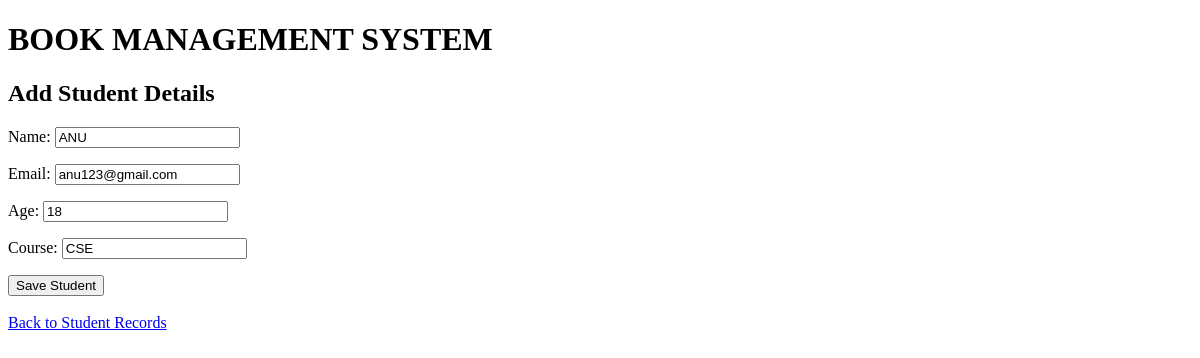
/edit/2/, run on an earlier commit of the app's database.
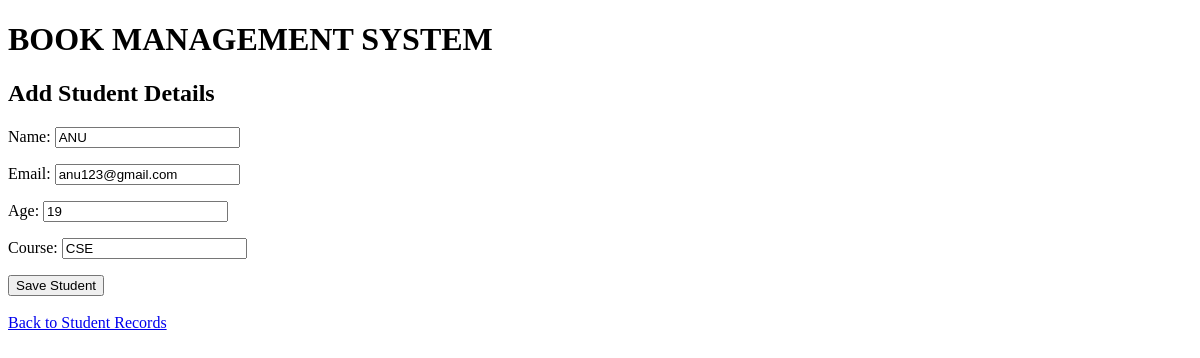
And on a later commit of the database.
### students/models.py (models this page shows, shortened)
class Student(models.Model):
    name = models.CharField(max_length=100)
    email = models.EmailField()
    age = models.IntegerField()
    course = models.CharField(max_length=100)

### students/views.py (the view)
# urls.py: path('edit/<int:id>/', views.student_update,
def student_update(request, id):
    student = get_object_or_404(Student, id=id)
    form = StudentForm(request.POST or None, instance=student)
    if form.is_valid():
        form.save()
        return redirect('student_list')
    return render(request, 'students/student_form.html', {'form': form})

### students/forms.py
class StudentForm(forms.ModelForm):
    class Meta:
        model = Student
        fields = ['name', 'email', 'age', 'course']

### students/Templates/students/student_form.html (shortened to what this page needs)
<!DOCTYPE html>
<html>
<head>
</head>
<body>
    <h1>BOOK MANAGEMENT SYSTEM</h1>
    <h2>Add Student Details</h2>
    <form method="POST">
        <p>
            Name:
            {{ form.name }}
        </p>
        <p>
            Email:
            {{ form.email }}
        </p>
        <p>
            Age:
            {{ form.age }}
        </p>
        <p>
            Course:
            {{ form.course }}
        </p>
        <button type="submit">Save Student</button>
    </form>
    <br>
    <a href="{% url 'student_list' %}">
        Back to Student Records
    </a>
</body>
</html>

What changed in the data, as far as the page shows it:
changed Student "ANU": age "18" → "19"
